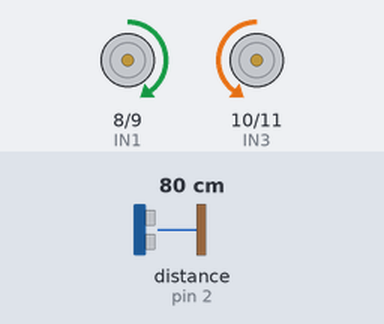
Simulated run of this sketch. Board: Arduino Uno, built with avr-gcc and run on an emulated ATmega328P. Shown: motor-driver pin pairs drawn as motors (green arrow = first pin HIGH = forward, orange = second pin HIGH = backward, longer = more drive, scaled by the enable pin). Wiring (inferred from the names in the program): ultrasonic range finder: trigger pin 3; echo pin 2. The test bench sets the inputs (shaded band); at power-on: distance to the obstacle (sensor on pin 2) 80 cm. The echo pulse lasts 58.3 µs per cm.

Above: at 2.8 s.
2.9 s: distance to the obstacle (sensor on pin 2) set to 13 cm
5.6 s: distance to the obstacle (sensor on pin 2) set to 10 cm
At 6.6 s:
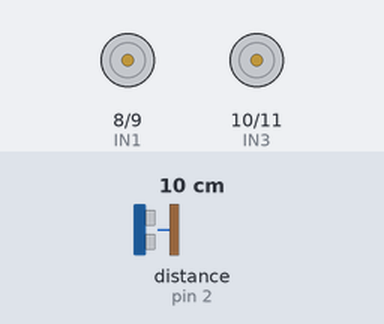
8.3 s: distance to the obstacle (sensor on pin 2) set to 18 cm
At 9.2 s:
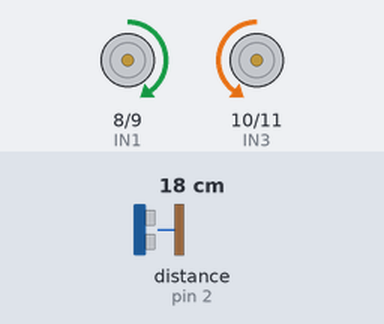
11.0 s: distance to the obstacle (sensor on pin 2) set to 2 cm
At 13.5 s:
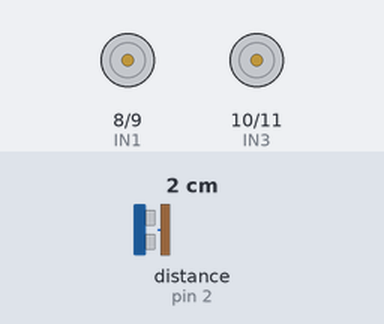
Timing chart, 0 to 14.8 s (numbered marks = the images above; inputs shaded):
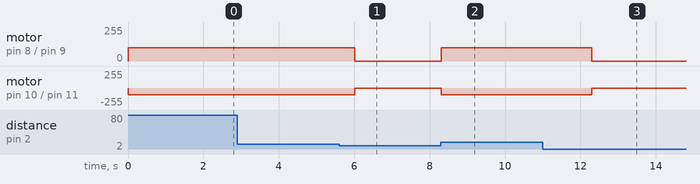

The sketch:

DF4-MotorComSensor.ino
```cpp
// Motor A
int ENA = 5;
int IN1 = 8;
int IN2 = 9;

// Motor B
int ENB = 6;
int IN3 = 10;
int IN4 = 11;

//sensor
int TRIG= 3;
int ECHO = 2;

long duracao = 0;
long distancia = 0;

void setup() {
  pinMode(ENA, OUTPUT);
  pinMode(IN1, OUTPUT);
  pinMode(IN2, OUTPUT);

  pinMode(ENB, OUTPUT);
  pinMode(IN3, OUTPUT);
  pinMode(IN4, OUTPUT);

  // velocidade dos motores
  analogWrite(ENA, 100);
  analogWrite(ENB, 100);

  pinMode(ECHO, INPUT);
  pinMode(TRIG, OUTPUT);
}

void loop() {
  //Pino trigger com um pulso baixo LOW(desligado)
  digitalWrite(TRIG, LOW);

 //Delay de 10 microssegundos
  delayMicroseconds(2);

  //Pino trigger com pulso HIGH (ligado)
  digitalWrite(TRIG, HIGH);

  //Delay de 10 microssegundos
  delayMicroseconds(10);

  //Pino trigger com pulso baixo LOW
  digitalWrite(TRIG, LOW);

  //A funcao verifica o tempo que o pino ECHO ficou HIGH
  //calculando assim a duracao do trafego do sinal
  duracao = pulseIn(ECHO, HIGH);

  //Calculo da distancia (centimetros):distancia= duracao/58
	distancia =duracao/58;

  // FRENTE
  if(distancia > 10){
  digitalWrite(IN1, HIGH);
  digitalWrite(IN2, LOW);
  digitalWrite(IN3, LOW);
  digitalWrite(IN4, HIGH);
  delay(2000);
  }
  else{

  // PARAR
  digitalWrite(IN1, LOW);
  digitalWrite(IN2, LOW);
  digitalWrite(IN3, LOW);
  digitalWrite(IN4, LOW);;
  }
}
```

Measured:
- the behaviour switches between 12 and 11 cm on distance to the obstacle (sensor on pin 2) (found by bisection; images 0 and 1)
- after the input at 2.9 s, every drawn part: stays the same
- after the input at 5.6 s, motor on pin 8 (IN1) / pin 9 (IN2): forward 100/255 → stopped after 0.41 s; motor on pin 10 (IN3) / pin 11 (IN4): backward 100/255 → stopped after 0.41 s
- after the input at 8.3 s, motor on pin 8 (IN1) / pin 9 (IN2): stopped → forward 100/255 at once; motor on pin 10 (IN3) / pin 11 (IN4): stopped → backward 100/255 at once
- after the input at 11.0 s, motor on pin 8 (IN1) / pin 9 (IN2): forward 100/255 → stopped after 1.3 s; motor on pin 10 (IN3) / pin 11 (IN4): backward 100/255 → stopped after 1.3 s
